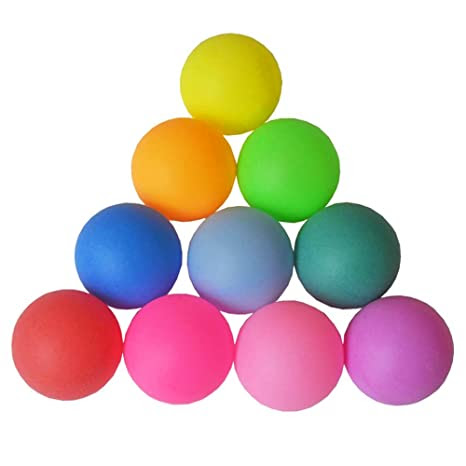
#> input picture colorBalls.jpg, 466 x 466 px
$ python Filtronaranja.py
#> lines starting #> are read from the running program, lines starting #| are printed output that depends on the picture; after the words box and inside, x2 and y2 are one past the last pixel; in counts of white or black regions, pixels touching at a corner belong together
import cv2
import numpy as np
img = cv2.imread("colorBalls.jpg")
#> img is the input picture: shape (466, 466, 3); mean B, G, R 196, 199.8, 217.4
HSV = cv2.cvtColor(img, cv2.COLOR_BGR2HSV)
#> HSV: shape (466, 466, 3); mean H, S, V 48.3, 69.5, 232.5
naranjaInf = np.array([10,50,50])
naranjaSup = np.array([22,255,255])
naranjaMask = cv2.inRange(HSV,naranjaInf,naranjaSup)
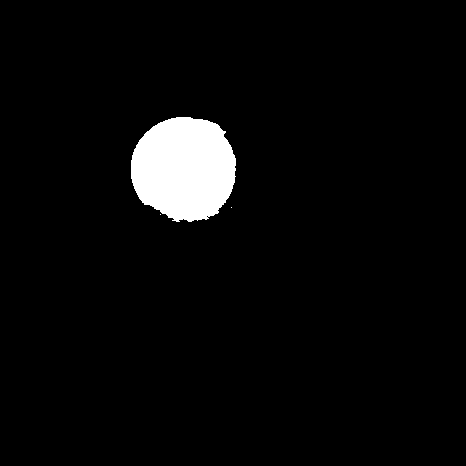
#> naranjaMask: shape (466, 466); 4% white; 3 white regions (2 under 20 px), largest, box (x1, y1, x2, y2) and area: (131, 117, 236, 222) 8698
res = cv2.bitwise_and(img, img, mask=naranjaMask)
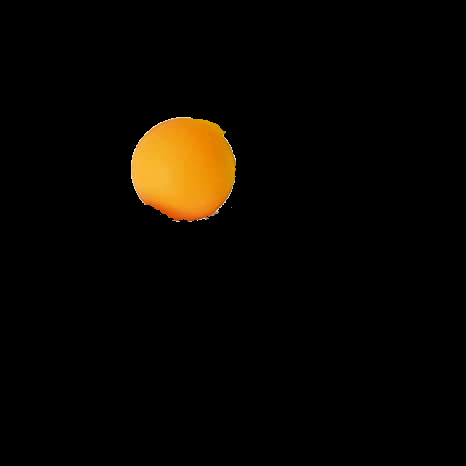
#> res: shape (466, 466, 3); mean B, G, R 1.1, 6.2, 9.5
cv2.imshow('img', img)
cv2.imshow('mask', naranjaMask)
cv2.imshow('naranja', res)
cv2.waitKey(0)
